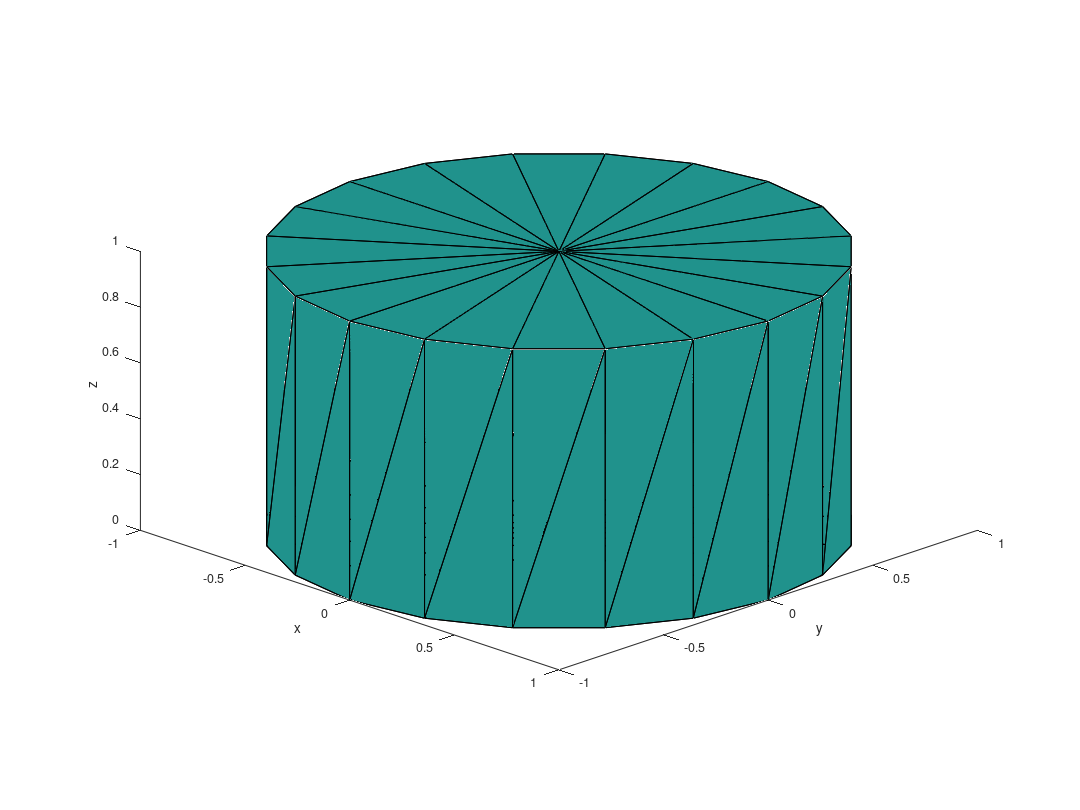

This chart was generated by the following MATLAB code:
%Skript für die Visualisierung eines diskretisierten Zylinders.
%
%   Eingabe
%   nd          Anzahl Dreiecksflächen je Deckel
%   h           Höhe des Zylinders
%   r           Radius des Zylinders
%
%   Rückgabe
%   figure(1)   Plot Zylinder (wird abgespeichert in cyl.pdf)

% Parameter setzen
nd=20;
h=1;
r=1;

% Berechnung von delta phi
dphi=2*pi/nd

% Bestimmung der Arrays für die X, Y, Z Koordinate, 
% jeweils 3 Zeilen (Punkt 1, 2, 3 des Dreiecks) 
% und nd Spalten (Anzahl der Dreiecke)
% und das für die vier Dreiecke Deckel, Boden, Mantel 1, Mantel 2
XDeckel = zeros(3, nd)
YDeckel = zeros(3, nd);
ZDeckel = zeros(3, nd);
XBoden = zeros(3, nd);
YBoden = zeros(3, nd);
ZBoden = zeros(3, nd);
XMantel1 = zeros(3, nd);
YMantel1 = zeros(3, nd);
ZMantel1 = zeros(3, nd);
XMantel2 = zeros(3, nd);
YMantel2 = zeros(3, nd);
ZMantel2 = zeros(3, nd);

for i=1:nd
    % Eintrag i in XDeckel, YDeckel, ZDeckel
    XDeckel(1:3,i)=[0; r*cos(i*dphi); r*cos(i*dphi+dphi);];
    YDeckel(1:3,i)=[0; r*sin(i*dphi); r*sin(i*dphi+dphi);];
    ZDeckel(1:3,i)=[h; h; h;];
    % Eintrag i in XBoden, YBoden, ZBoden
    XBoden(1:3,i)=[0; r*cos(i*dphi); r*cos(i*dphi+dphi);];
    YBoden(1:3,i)=[0; r*sin(i*dphi); r*sin(i*dphi+dphi);];
    ZBoden(1:3,i)=[0; 0; 0;];
    % Eintrag i in XMantel1, YMantel1, ZMantel1 
    XMantel1(1:3,i)=[XBoden(2,i); XBoden(3,i); XBoden(3,i);];
    YMantel1(1:3,i)=[YBoden(2,i); YBoden(3,i); YBoden(3,i);];
    ZMantel1(1:3,i)=[ZBoden(2,i); ZBoden(3,i); ZDeckel(3,i);];
    % Eintrag i in XMantel2, YMantel2, ZMantel2
    XMantel2(1:3,i)=[XBoden(2,i); XBoden(2,i); XBoden(3,i);];
    YMantel2(1:3,i)=[YBoden(2,i); YBoden(2,i); YBoden(3,i);];
    ZMantel2(1:3,i)=[ZBoden(2,i); ZDeckel(2,i); ZDeckel(3,i);];
    
end

% Plotten und Speichern der Dreiecke mithilfe von Patch
figure(1)

patch(XBoden,YBoden,ZBoden,zeros(3,nd))
patch(XDeckel,YDeckel,ZDeckel,zeros(3,nd))
patch(XMantel1,YMantel1,ZMantel1,zeros(3,nd))
patch(XMantel2,YMantel2,ZMantel2,zeros(3,nd))

view([1,-1,0.5])    
xlabel('x')
ylabel('y')
zlabel('z')
set(1,'papersize',[12,9])
set(1,'paperposition',[0,0,12,9])
set(gca,'DataAspectRatio',[1 1 1])
print -dpdf cyl.pdf